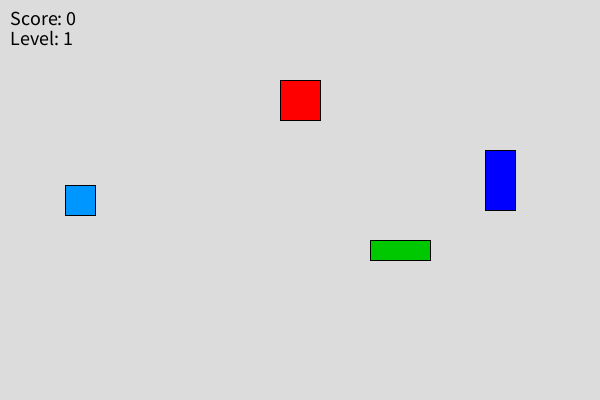
Frame 1 (no input)
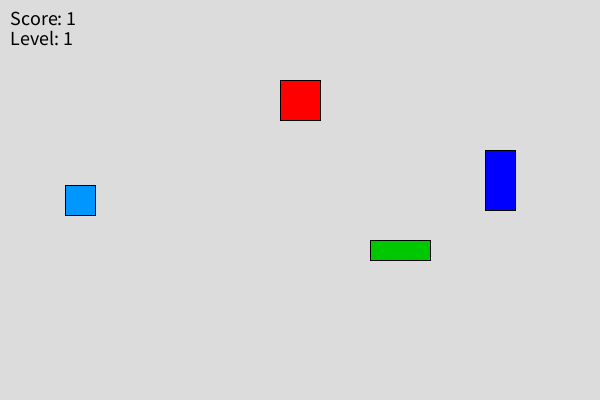
Frame 60 (the mouse pressed at the canvas centre just before this capture)
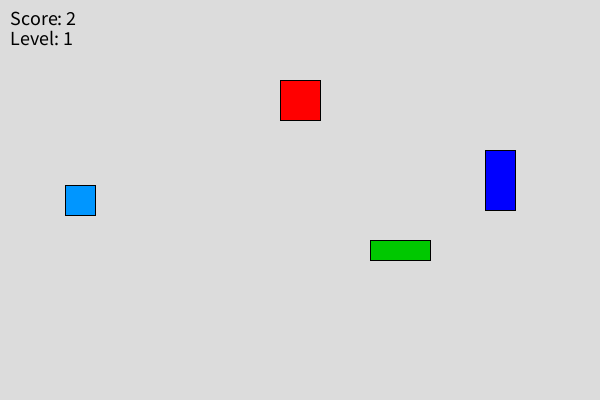
Frame 120 (the mouse held since frame 60 and released just before this capture)

The Processing sketch that drew these frames (run headless with seeded random() and noise(); from frame 60 on, the mouse is pressed at the canvas centre):

// Processing sketch: Collision
// ── Collision.pde
Player player;
ArrayList<Obstacle> obstacles;

boolean gameOver = false;
float score = 0;
int level = 1;

float lastTime;
float levelTimer = 0;

void setup() {
  size(600, 400);

  player = new Player();
  obstacles = new ArrayList<Obstacle>();

  // permanent, unmoving cubes
  obstacles.add(new Obstacle(300, 100, 40, 40, color(255, 0, 0)));
  obstacles.add(new Obstacle(400, 250, 60, 20, color(0, 200, 0)));
  obstacles.add(new Obstacle(500, 180, 30, 60, color(0, 0, 255)));

  lastTime = millis();
  levelTimer = millis();
}

void draw() {
  background(220);

  float now = millis();
  float dt = (now - lastTime) / 1000.0;
  lastTime = now;

  if (!gameOver) update(dt);
  render();
}

void update(float dt) {
  score += dt * level;

  if (millis() - levelTimer > 10000) {
    level++;
    score += 100;
    levelTimer = millis();
  }

  player.update(dt);

  // check collision
  for (Obstacle o : obstacles) {
    if (player.collides(o)) {
      gameOver = true;
    }
  }
}

void render() {
  for (Obstacle o : obstacles) o.draw();
  player.draw();

  fill(0);
  textSize(20);
  text("Score: " + int(score), 10, 25);
  text("Level: " + level, 10, 45);

  if (gameOver) {
    textAlign(CENTER);
    text("GAME OVER", width/2, height/2);
    textAlign(LEFT);
  }
}

// ── Obstacle.pde
class Obstacle {
  float x, y, w, h;
  color c;

  Obstacle(float x, float y, float w, float h, color c) {
    this.x = x;
    this.y = y;
    this.w = w;
    this.h = h;
    this.c = c;
  }

  void draw() {
    rectMode(CENTER);
    fill(c);
    rect(x, y, w, h);
  }
}

// ── Player.pde
class Player {
  float x = 80;
  float y = 200;
  float w = 30;
  float h = 30;
  float speed = 200;

  void update(float dt) {

    // --- Free movement in all directions ---
    if (keyPressed) {
      if (key == 'w' || keyCode == UP)    y -= speed * dt;
      if (key == 's' || keyCode == DOWN)  y += speed * dt;
      if (key == 'a' || keyCode == LEFT)  x -= speed * dt;
      if (key == 'd' || keyCode == RIGHT) x += speed * dt;
    }
    // ---------------------------------------

    // constrain inside window
    x = constrain(x, w/2, width - w/2);
    y = constrain(y, h/2, height - h/2);
  }

  void draw() {
    rectMode(CENTER);
    fill(0, 150, 255);
    rect(x, y, w, h);
  }

  boolean collides(Obstacle o) {
    return abs(x - o.x) * 2 < (w + o.w) &&
           abs(y - o.y) * 2 < (h + o.h);
  }
}
